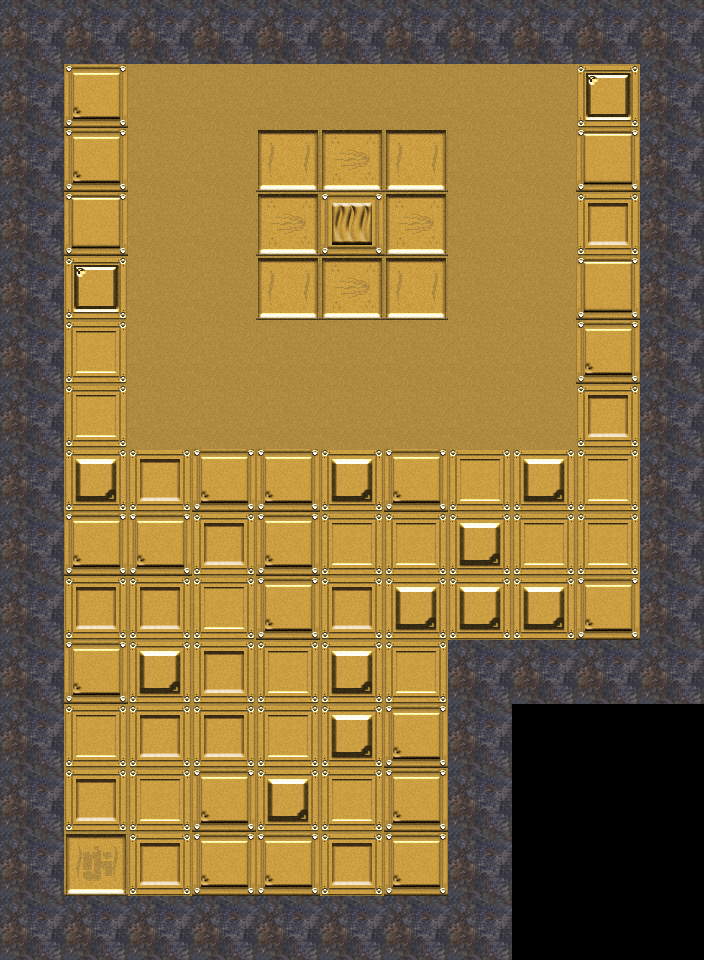

The image is a tile-based game level rendered from a .tmx file. Its description and source (layers, tilesets, objects; grid data summarised) follow:
An orthogonal 11x15 tile map with 64x64 px tiles, 5 tile layers (Walls, EnemyLocs, MovableMap, Grass, ...), 3 tilesets.

<map version="1.0" orientation="orthogonal" renderorder="right-down" width="11" height="15" tilewidth="64" tileheight="64" nextobjectid="1">
 <tileset firstgid="1" name="tiles" tilewidth="64" tileheight="64" spacing="2" margin="1" tilecount="4" columns="2">
  <image source="caveAtlas.png" width="134" height="134" />
 </tileset>
 <tileset firstgid="5" name="Level1WorldTileSheet-ipadhd" tilewidth="64" tileheight="64" spacing="2" margin="2" tilecount="225" columns="15">
  <image source="Level1WorldTileSheet-ipadhd.png" width="1024" height="1024" />
 </tileset>
 <tileset firstgid="230" name="GoldBricks" tilewidth="64" tileheight="64" spacing="2" margin="2" tilecount="49" columns="7">
  <image source="GoldBricks.png" width="512" height="512" />
 </tileset>
 <layer name="Walls" width="11" height="15">
  <data>[165 cells, 48 non-empty, 1 distinct tile ids]</data>
 </layer>
 <layer name="EnemyLocs" width="11" height="15">
  <data>[165 cells, 1 non-empty, 1 distinct tile ids]</data>
 </layer>
 <layer name="MovableMap" width="11" height="15">
  <data>[165 cells, 105 non-empty, 11 distinct tile ids]</data>
 </layer>
 <layer name="Grass" width="11" height="15">
  <data>[165 cells, 0 non-empty, 0 distinct tile ids]</data>
 </layer>
 <layer name="Exit" width="11" height="15">
  <data>[165 cells, 0 non-empty, 0 distinct tile ids]</data>
 </layer>
</map>
